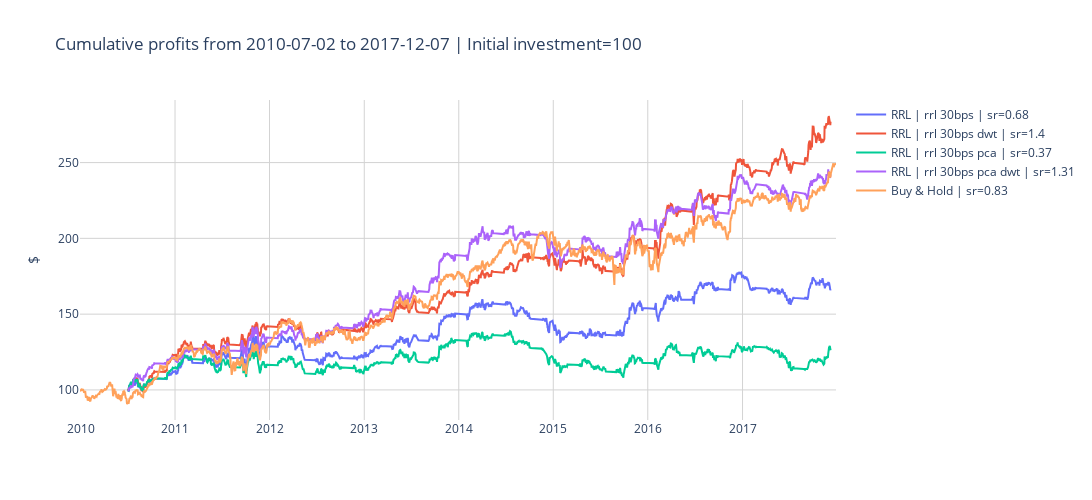

The cell this chart's notebook holds for it:
### Code cell
layout = generate_layout(
    fig_height=500, 
    fig_width=1100, 
    fig_title="", 
    x_axis_args={"gridcolor": "lightgrey"}, 
    y_axis_args={"gridcolor": "lightgrey", "title": {"text": "$"}}
)
fig = plot_cumulative_profits(
    dfs_backtest, 
    buy_and_hold, 
    buy_and_hold_sr, 
    initial_invest, 
    layout)

fig.show()

### Figure 1 — Plotly figure (JSON) as saved in the notebook; plotly's stock layout.template omitted (floating-point values rounded to 4 significant figures; data arrays with more than 128 entries replaced by an {"elided": "..."} marker saying what was removed)
{"data": [{"mode": "lines", "name": "RRL | rrl 30bps | sr=0.68", "type": "scatter", "x": {"elided": "1387 str values"}, "y": {"elided": "1387 float values"}}, {"mode": "lines", "name": "RRL | rrl 30bps dwt | sr=1.4", "type": "scatter", "x": {"elided": "1387 str values"}, "y": {"elided": "1387 float values"}}, {"mode": "lines", "name": "RRL | rrl 30bps pca | sr=0.37", "type": "scatter", "x": {"elided": "1387 str values"}, "y": {"elided": "1387 float values"}}, {"mode": "lines", "name": "RRL | rrl 30bps pca dwt | sr=1.31", "type": "scatter", "x": {"elided": "1387 str values"}, "y": {"elided": "1387 float values"}}, {"mode": "lines", "name": "Buy & Hold | sr=0.83", "type": "scatter", "x": {"elided": "2014 str values"}, "y": {"elided": "2014 float values"}}], "layout": {"height": 500, "plot_bgcolor": "white", "title": {"text": "Cumulative profits from 2010-07-02 to 2017-12-07 | Initial investment=100"}, "width": 1100, "xaxis": {"gridcolor": "lightgrey"}, "yaxis": {"gridcolor": "lightgrey", "title": {"text": "$"}}}}
